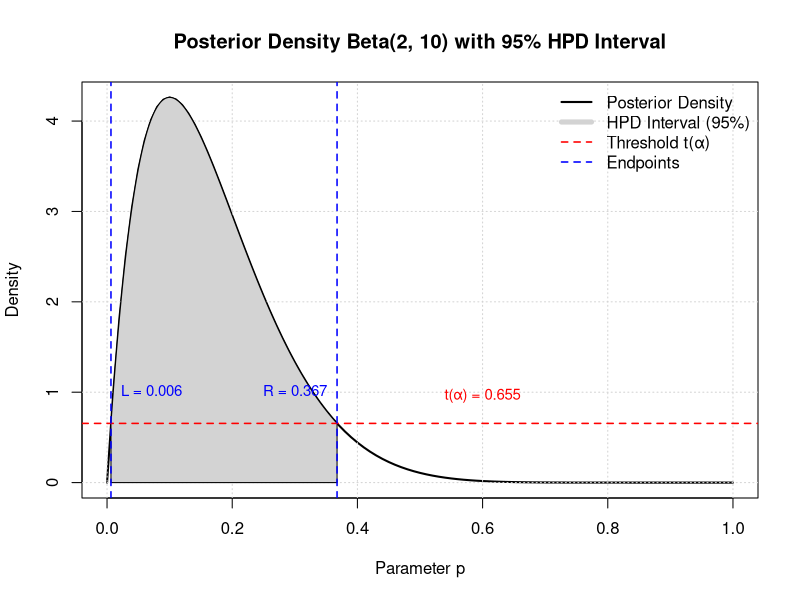

Source code (R):
## ---- chunk 1
knitr::opts_chunk$set(echo = TRUE, warning = FALSE, message = FALSE)
## ---- chunk 2
#' Function to calculate the HPD credible set
#'
#' @param successes Number of successes (x)
#' @param failures Number of failures (n-x)
#' @param shape1 First parameter of the prior Beta distribution
#' @param shape2 Second parameter of the prior Beta distribution
#' @param alpha Significance level (e.g., 0.05)
#' @return A list containing t_alpha (threshold), left_endpoint, right_endpoint

calculate_hpd <- function(successes, failures, shape1, shape2, alpha) {
  # Compute posterior distribution parameters
  posterior_shape1 <- shape1 + successes
  posterior_shape2 <- shape2 + failures

  # Check if the mode of the posterior distribution is between 0 and 1
  if (posterior_shape1 > 1 && posterior_shape2 > 1) {
    mode <- (posterior_shape1 - 1) / (posterior_shape1 + posterior_shape2 - 2)
  } else {
    # If the mode is near 0 or 1, adjust the starting point for search (mean-like fallback)
    mode <- posterior_shape1 / (posterior_shape1 + posterior_shape2)
  }

  # Define the posterior probability density function (pdf)
  posterior_pdf <- function(p) {
    dbeta(p, posterior_shape1, posterior_shape2)
  }

  # Find threshold t(alpha): the density level such that the area above it equals 1-alpha
  # Objective function: minimize (calculated probability - target probability)^2
  objective_function <- function(t) {
    # Define function f to solve dbeta(p) - t = 0
    f <- function(p) posterior_pdf(p) - t

    # Find roots to the left and right of the mode
    left_p <- uniroot(f, interval = c(1e-5, mode))$root
    right_p <- uniroot(f, interval = c(mode, 1 - 1e-5))$root

    # Compute probability between left_p and right_p
    prob <- pbeta(right_p, posterior_shape1, posterior_shape2) - 
            pbeta(left_p, posterior_shape1, posterior_shape2)

    return((prob - (1 - alpha))^2)
  }

  # Find t_alpha via optimization
  max_density <- posterior_pdf(mode)
  opt_result <- optimize(objective_function, interval = c(1e-5, max_density))
  t_alpha <- opt_result$minimum

  # Find endpoints of the interval
  f_final <- function(p) posterior_pdf(p) - t_alpha

  # Left endpoint
  if (posterior_pdf(0) >= t_alpha) {
    left_endpoint <- 0
  } else {
    left_endpoint <- uniroot(f_final, interval = c(1e-5, mode))$root
  }

  # Right endpoint
  if (posterior_pdf(1) >= t_alpha) {
    right_endpoint <- 1
  } else {
    right_endpoint <- uniroot(f_final, interval = c(mode, 1 - 1e-5))$root
  }

  # Return results
  return(list(
    t_alpha = t_alpha,
    left_endpoint = left_endpoint,
    right_endpoint = right_endpoint
  ))
}
## ---- chunk 3
successes <- 1
failures <- 9
shape1 <- 1
shape2 <- 1
alpha <- 0.05

# Calculate HPD results
hpd_result <- calculate_hpd(successes, failures, shape1, shape2, alpha)

# Save results into variables
t_alpha <- hpd_result$t_alpha
left_endpoint <- hpd_result$left_endpoint
right_endpoint <- hpd_result$right_endpoint

# Plot posterior distribution Beta(2, 10)
posterior_shape1 <- shape1 + successes
posterior_shape2 <- shape2 + failures

curve(dbeta(x, posterior_shape1, posterior_shape2),
  from = 0,
  to = 1,
  lwd = 2,
  xlab = "Parameter p",
  ylab = "Density",
  main = "Posterior Density Beta(2, 10) with 95% HPD Interval"
)
grid()

# Shade the HPD interval region
x_coords <- seq(left_endpoint, right_endpoint, length.out = 200)
y_coords <- dbeta(x_coords, posterior_shape1, posterior_shape2)
polygon(c(left_endpoint, x_coords, right_endpoint), c(0, y_coords, 0), col = "lightgray")

# Add horizontal and vertical dashed lines
abline(h = t_alpha, col = "red", lty = "dashed", lwd = 1.5)
abline(v = c(left_endpoint, right_endpoint), col = "blue", lty = "dashed", lwd = 1.5)

# Add text labels for values
text(
  x = 0.6, y = t_alpha + 0.3,
  labels = paste("t(α) =", round(t_alpha, 3)),
  col = "red", cex = 0.9
)
text(
  x = left_endpoint, y = 1.0,
  labels = paste("L =", round(left_endpoint, 3)),
  col = "blue", pos = 4, cex = 0.9
)
text(
  x = right_endpoint, y = 1.0,
  labels = paste("R =", round(right_endpoint, 3)),
  col = "blue", pos = 2, cex = 0.9
)

# Add legend
legend("topright",
  legend = c("Posterior Density", "HPD Interval (95%)", "Threshold t(α)", "Endpoints"),
  col = c("black", "lightgray", "red", "blue"),
  lwd = c(2, 5, 1.5, 1.5),
  lty = c("solid", "solid", "dashed", "dashed"),
  bty = "n"
)

# Print calculated values
cat(sprintf("Threshold t(α):", t_alpha))
cat(sprintf("95%% HPD interval: [%.4f, %.4f]\n", left_endpoint, right_endpoint))
